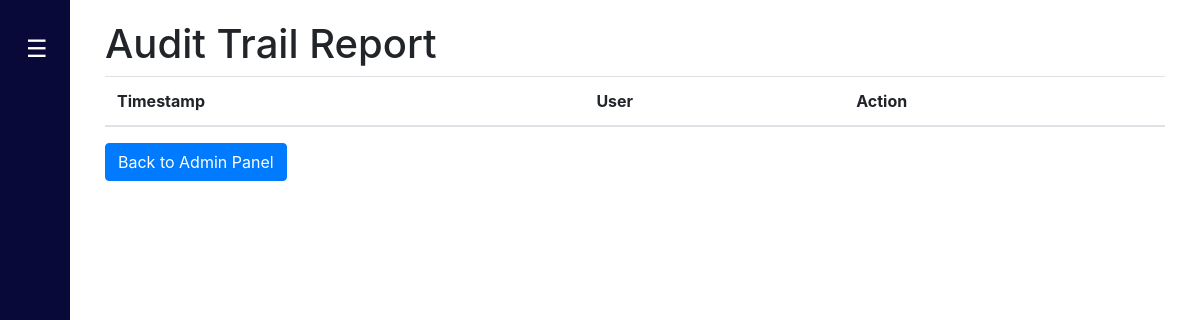
The app's page /admin/audit-report (signed in), older data.
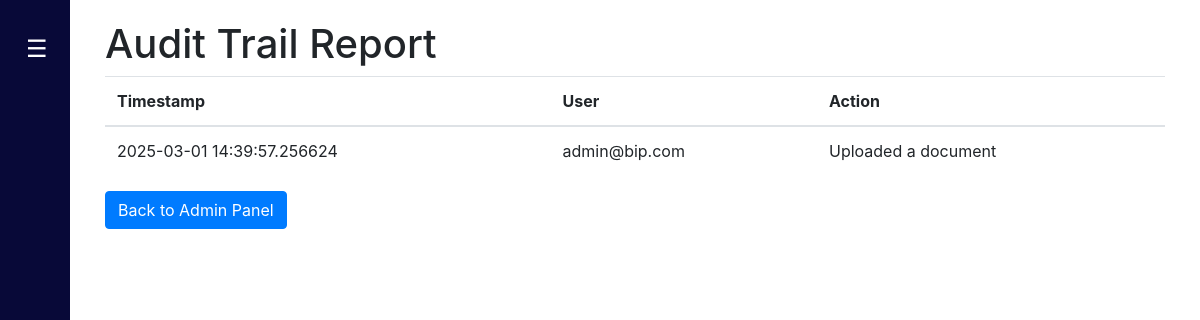
The same page, newer data.
### Website/models.py (models this page shows)
class AuditTrail(db.Model):
    id = db.Column(db.Integer, primary_key=True)
    timestamp = db.Column(db.DateTime, default=datetime.utcnow)
    user_email = db.Column(db.String(150))
    action = db.Column(db.String(500))

### Website/views.py (the view)
@views.route('/admin/audit-report')
@login_required
def audit_report():
    if not current_user.is_admin:
        flash("Access denied!", "error")
        return redirect(url_for('views.home'))
    logs = AuditTrail.query.order_by(AuditTrail.timestamp.desc()).all()
    return render_template('audit_report.html', audit_logs=logs, user=current_user)

### Website/templates/audit_report.html (shortened to what this page needs)
{% extends "base.html" %}
{% block content %}
    <h1>Audit Trail Report</h1>
    <table class="table">
        <thead>
            <tr>
                <th>Timestamp</th>
                <th>User</th>
                <th>Action</th>
            </tr>
        </thead>
        <tbody>
            {% for log in audit_logs %}
            <tr>
                <td>{{ log.timestamp }}</td>
                <td>{{ log.user_email }}</td>
                <td>{{ log.action }}</td>
            </tr>
            {% endfor %}
        </tbody>
    </table>
    <a href="{{ url_for('views.admin_panel') }}" class="btn btn-primary">Back to Admin Panel</a>
{% endblock %}

### Website/templates/base.html (shortened to what this page needs)
<!DOCTYPE html>
<html>
  <head>
    <link
      rel="stylesheet"
      href="https://stackpath.bootstrapcdn.com/bootstrap/4.4.1/css/bootstrap.min.css"
    />
    <link
      rel="stylesheet"
      href="https://stackpath.bootstrapcdn.com/font-awesome/4.7.0/css/font-awesome.min.css"
    />
    <link rel="stylesheet" href="https://cdn.jsdelivr.net/npm/bootstrap-icons@1.11.3/font/bootstrap-icons.min.css">
  </head>
  <body>
    <div class="sidebar" id="sidebar">
      <nav class="navbar">
        <button class="toggle-btn" id="toggle-btn">☰</button>
      </nav>
    </div>
    <div class="content" id="content">
      <div class="container">{% block content %} {% endblock %}</div>
    </div>
  </body>
</html>

### Website/templates/base.html (style rules this page uses)
body { display: flex; min-height: 100vh; overflow-x: hidden; }
.sidebar { width: 70px; background-color: rgb(8, 9, 56); padding-top: 20px; height: 100vh; position: fixed; transition: width 0.3s ease-in-out; display: flex; flex-direction: column; overflow: hidden; z-index: 1000; }
.navbar { background-color:rgb(8, 9, 56); width: 100%; padding: 10px; display: flex; align-items: center; }
.toggle-btn { background: none; border: none; color: white; font-size: 24px; cursor: pointer; margin-left: 10px; outline: none; }
.content { margin-left: 70px; padding: 20px; width: 100%; transition: margin-left 0.3s ease-in-out; }

Row changes from the older to the newer data that the page shows:
added AuditTrail: timestamp "2025-03-01 14:39:57.256624", user_email "admin@bip.com", action "Uploaded a document"
